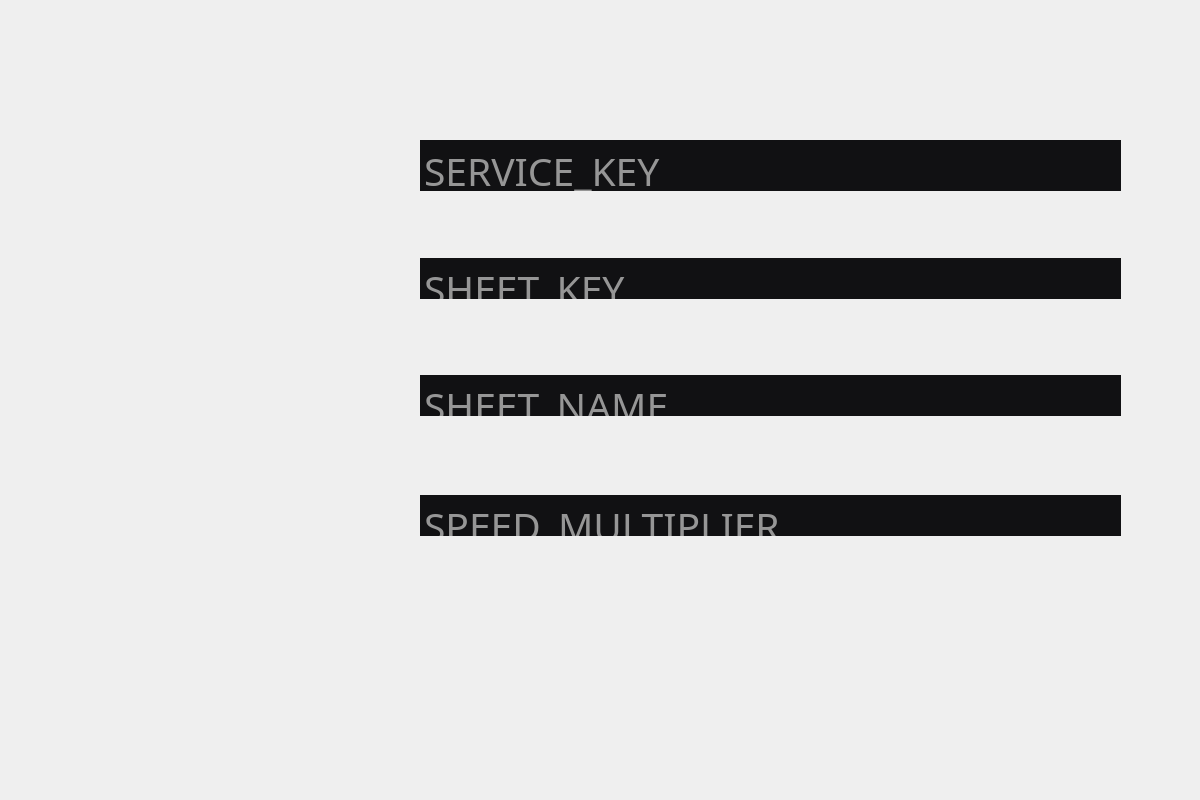
<?xml version="1.0" encoding="UTF-8"?>
<ui version="4.0">
 <class>MainWindow</class>
 <widget class="QMainWindow" name="MainWindow">
  <property name="geometry">
   <rect>
    <x>0</x>
    <y>0</y>
    <width>1200</width>
    <height>800</height>
   </rect>
  </property>
  <property name="minimumSize">
   <size>
    <width>1200</width>
    <height>800</height>
   </size>
  </property>
  <property name="maximumSize">
   <size>
    <width>1200</width>
    <height>800</height>
   </size>
  </property>
  <property name="windowTitle">
   <string>MainWindow</string>
  </property>
  <property name="styleSheet">
   <string notr="true">background: url(C:\Users\Garrett Foy\Documents\Project Matcha\Assets\mockup.png)</string>
  </property>
  <widget class="QWidget" name="centralwidget">
   <widget class="QLabel" name="background">
    <property name="geometry">
     <rect>
      <x>-10</x>
      <y>-20</y>
      <width>1200</width>
      <height>800</height>
     </rect>
    </property>
    <property name="minimumSize">
     <size>
      <width>1200</width>
      <height>800</height>
     </size>
    </property>
    <property name="maximumSize">
     <size>
      <width>1200</width>
      <height>800</height>
     </size>
    </property>
    <property name="lineWidth">
     <number>0</number>
    </property>
    <property name="text">
     <string/>
    </property>
    <property name="pixmap">
     <pixmap>../Assets/settings.png</pixmap>
    </property>
    <property name="scaledContents">
     <bool>true</bool>
    </property>
    <property name="wordWrap">
     <bool>false</bool>
    </property>
    <property name="indent">
     <number>0</number>
    </property>
   </widget>
   <widget class="QPushButton" name="chromebookButton">
    <property name="geometry">
     <rect>
      <x>10</x>
      <y>340</y>
      <width>171</width>
      <height>41</height>
     </rect>
    </property>
    <property name="text">
     <string/>
    </property>
    <property name="flat">
     <bool>true</bool>
    </property>
   </widget>
   <widget class="QPushButton" name="hotspotButton">
    <property name="geometry">
     <rect>
      <x>10</x>
      <y>270</y>
      <width>171</width>
      <height>41</height>
     </rect>
    </property>
    <property name="text">
     <string/>
    </property>
    <property name="flat">
     <bool>true</bool>
    </property>
   </widget>
   <widget class="QPushButton" name="pairButton">
    <property name="geometry">
     <rect>
      <x>0</x>
      <y>190</y>
      <width>191</width>
      <height>51</height>
     </rect>
    </property>
    <property name="text">
     <string/>
    </property>
    <property name="flat">
     <bool>true</bool>
    </property>
   </widget>
   <widget class="QPushButton" name="registerButton">
    <property name="geometry">
     <rect>
      <x>10</x>
      <y>130</y>
      <width>171</width>
      <height>41</height>
     </rect>
    </property>
    <property name="text">
     <string/>
    </property>
    <property name="flat">
     <bool>true</bool>
    </property>
   </widget>
   <widget class="QPushButton" name="exitButton">
    <property name="geometry">
     <rect>
      <x>10</x>
      <y>710</y>
      <width>171</width>
      <height>61</height>
     </rect>
    </property>
    <property name="autoFillBackground">
     <bool>false</bool>
    </property>
    <property name="text">
     <string/>
    </property>
    <property name="flat">
     <bool>true</bool>
    </property>
   </widget>
   <widget class="QPushButton" name="saveButton">
    <property name="geometry">
     <rect>
      <x>530</x>
      <y>640</y>
      <width>261</width>
      <height>81</height>
     </rect>
    </property>
    <property name="text">
     <string/>
    </property>
    <property name="flat">
     <bool>true</bool>
    </property>
   </widget>
   <widget class="QPlainTextEdit" name="serviceKeyInput">
    <property name="geometry">
     <rect>
      <x>420</x>
      <y>140</y>
      <width>701</width>
      <height>51</height>
     </rect>
    </property>
    <property name="font">
     <font>
      <family>Bebas Neue</family>
      <pointsize>29</pointsize>
      <weight>50</weight>
      <bold>false</bold>
      <kerning>true</kerning>
     </font>
    </property>
    <property name="autoFillBackground">
     <bool>false</bool>
    </property>
    <property name="styleSheet">
     <string notr="true">background-color: rgb(17, 17, 19); border: 0px; color: rgb(150,150,150)</string>
    </property>
    <property name="verticalScrollBarPolicy">
     <enum>Qt::ScrollBarAlwaysOff</enum>
    </property>
    <property name="plainText">
     <string>SERVICE_KEY</string>
    </property>
    <property name="overwriteMode">
     <bool>false</bool>
    </property>
    <property name="backgroundVisible">
     <bool>false</bool>
    </property>
    <property name="placeholderText">
     <string/>
    </property>
   </widget>
   <widget class="QPlainTextEdit" name="sheetKeyInput">
    <property name="geometry">
     <rect>
      <x>420</x>
      <y>258</y>
      <width>701</width>
      <height>41</height>
     </rect>
    </property>
    <property name="font">
     <font>
      <family>Bebas Neue</family>
      <pointsize>29</pointsize>
      <weight>50</weight>
      <bold>false</bold>
      <kerning>true</kerning>
     </font>
    </property>
    <property name="autoFillBackground">
     <bool>false</bool>
    </property>
    <property name="styleSheet">
     <string notr="true">background-color: rgb(17, 17, 19); border: 0px; color: rgb(150,150,150)</string>
    </property>
    <property name="verticalScrollBarPolicy">
     <enum>Qt::ScrollBarAlwaysOff</enum>
    </property>
    <property name="plainText">
     <string>SHEET_KEY</string>
    </property>
    <property name="overwriteMode">
     <bool>false</bool>
    </property>
    <property name="backgroundVisible">
     <bool>false</bool>
    </property>
    <property name="placeholderText">
     <string/>
    </property>
   </widget>
   <widget class="QPlainTextEdit" name="sheetNameInput">
    <property name="geometry">
     <rect>
      <x>420</x>
      <y>375</y>
      <width>701</width>
      <height>41</height>
     </rect>
    </property>
    <property name="font">
     <font>
      <family>Bebas Neue</family>
      <pointsize>29</pointsize>
      <weight>50</weight>
      <bold>false</bold>
      <kerning>true</kerning>
     </font>
    </property>
    <property name="autoFillBackground">
     <bool>false</bool>
    </property>
    <property name="styleSheet">
     <string notr="true">background-color: rgb(17, 17, 19); border: 0px; color: rgb(150,150,150)</string>
    </property>
    <property name="verticalScrollBarPolicy">
     <enum>Qt::ScrollBarAlwaysOff</enum>
    </property>
    <property name="plainText">
     <string>SHEET_NAME</string>
    </property>
    <property name="overwriteMode">
     <bool>false</bool>
    </property>
    <property name="backgroundVisible">
     <bool>false</bool>
    </property>
    <property name="placeholderText">
     <string/>
    </property>
   </widget>
   <widget class="QPlainTextEdit" name="speedInput">
    <property name="geometry">
     <rect>
      <x>420</x>
      <y>495</y>
      <width>701</width>
      <height>41</height>
     </rect>
    </property>
    <property name="font">
     <font>
      <family>Bebas Neue</family>
      <pointsize>29</pointsize>
      <weight>50</weight>
      <bold>false</bold>
      <kerning>true</kerning>
     </font>
    </property>
    <property name="autoFillBackground">
     <bool>false</bool>
    </property>
    <property name="styleSheet">
     <string notr="true">background-color: rgb(17, 17, 19); border: 0px; color: rgb(150,150,150)</string>
    </property>
    <property name="verticalScrollBarPolicy">
     <enum>Qt::ScrollBarAlwaysOff</enum>
    </property>
    <property name="plainText">
     <string>SPEED_MULTIPLIER</string>
    </property>
    <property name="overwriteMode">
     <bool>false</bool>
    </property>
    <property name="backgroundVisible">
     <bool>false</bool>
    </property>
    <property name="placeholderText">
     <string/>
    </property>
   </widget>
  </widget>
 </widget>
 <resources/>
 <connections/>
</ui>
